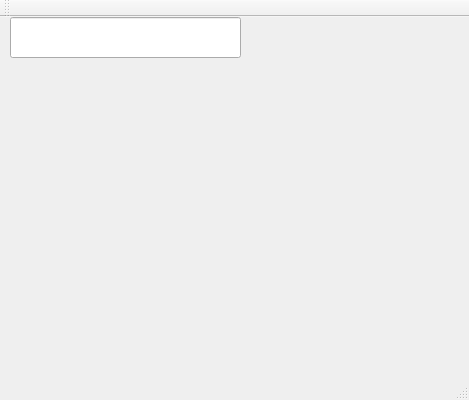
<?xml version="1.0" encoding="UTF-8"?>
<ui version="4.0">
 <class>MainWindow</class>
 <widget class="QMainWindow" name="MainWindow">
  <property name="geometry">
   <rect>
    <x>0</x>
    <y>0</y>
    <width>469</width>
    <height>400</height>
   </rect>
  </property>
  <property name="minimumSize">
   <size>
    <width>300</width>
    <height>0</height>
   </size>
  </property>
  <property name="windowTitle">
   <string>MainWindow</string>
  </property>
  <widget class="QWidget" name="centralWidget">
   <widget class="QLineEdit" name="lineEdit">
    <property name="geometry">
     <rect>
      <x>10</x>
      <y>0</y>
      <width>231</width>
      <height>41</height>
     </rect>
    </property>
    <property name="font">
     <font>
      <family>Arial</family>
      <pointsize>12</pointsize>
     </font>
    </property>
   </widget>
   <widget class="QWidget" name="widget" native="true">
    <property name="geometry">
     <rect>
      <x>110</x>
      <y>180</y>
      <width>361</width>
      <height>171</height>
     </rect>
    </property>
   </widget>
  </widget>
  <widget class="QMenuBar" name="menuBar">
   <property name="geometry">
    <rect>
     <x>0</x>
     <y>0</y>
     <width>469</width>
     <height>30</height>
    </rect>
   </property>
  </widget>
  <widget class="QToolBar" name="mainToolBar">
   <attribute name="toolBarArea">
    <enum>TopToolBarArea</enum>
   </attribute>
   <attribute name="toolBarBreak">
    <bool>false</bool>
   </attribute>
  </widget>
  <widget class="QStatusBar" name="statusBar"/>
 </widget>
 <layoutdefault spacing="6" margin="11"/>
 <resources/>
 <connections/>
</ui>
